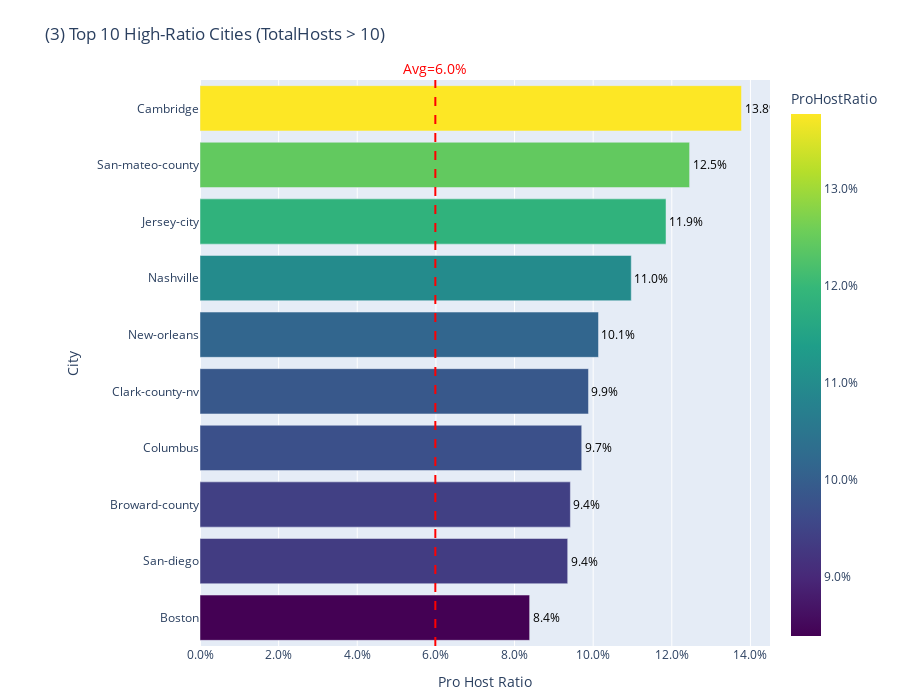

This figure's notebook cell:
### Code cell
city_stats_10 = city_stats[city_stats['NumTotalHosts'] > 10].copy()

city_stats_10.sort_values('ProHostRatio', ascending=False, inplace=True)

top10_city_ratio_10 = city_stats_10.head(10)

fig_city3 = px.bar(
    top10_city_ratio_10,
    x='ProHostRatio',
    y='City',
    orientation='h',
    title='(3) Top 10 High-Ratio Cities (TotalHosts > 10)',
    color='ProHostRatio',
    color_continuous_scale='Viridis',
    text='ProHostRatio'
)

fig_city3.update_layout(
    xaxis_title='Pro Host Ratio',
    yaxis_title='City',
    xaxis_tickformat='.1%',
    yaxis={'categoryorder': 'total ascending'},
    height=700,
    margin=dict(l=200, r=50, t=80, b=50),
    coloraxis_colorbar=dict(
        tickformat='.1%'
    )
)

fig_city3.update_traces(
    textposition='outside',
    texttemplate='%{text:.1%}',
    textfont=dict(color='black')
)


global_ratio_10 = city_stats_10['NumProfessionalHosts'].sum() / city_stats_10['NumTotalHosts'].sum()
fig_city3.add_vline(
    x=global_ratio_10,
    line_width=2,
    line_dash="dash",
    line_color="red",
    annotation_text=f"Avg={global_ratio_10:.1%}",
    annotation_position="top",
    annotation_font=dict(color="red", size=14)
)

fig_city3.show()

### Figure 1 — Plotly figure (JSON) as saved in the notebook; plotly's stock layout.template omitted (floating-point values rounded to 4 significant figures)
{"data": [{"hovertemplate": "ProHostRatio=%{marker.color}<br>City=%{y}<extra></extra>", "legendgroup": "", "marker": {"color": [0.1377, 0.1245, 0.1185, 0.1097, 0.1014, 0.0988, 0.09709, 0.0942, 0.09352, 0.08384], "coloraxis": "coloraxis", "pattern": {"shape": ""}}, "name": "", "orientation": "h", "showlegend": false, "text": [0.1377, 0.1245, 0.1185, 0.1097, 0.1014, 0.0988, 0.09709, 0.0942, 0.09352, 0.08384], "textfont": {"color": "black"}, "textposition": "outside", "texttemplate": "%{text:.1%}", "type": "bar", "x": [0.1377, 0.1245, 0.1185, 0.1097, 0.1014, 0.0988, 0.09709, 0.0942, 0.09352, 0.08384], "xaxis": "x", "y": ["Cambridge", "San-mateo-county", "Jersey-city", "Nashville", "New-orleans", "Clark-county-nv", "Columbus", "Broward-county", "San-diego", "Boston"], "yaxis": "y"}], "layout": {"annotations": [{"font": {"color": "red", "size": 14}, "showarrow": false, "text": "Avg=6.0%", "x": 0.05986, "xanchor": "center", "xref": "x", "y": 1, "yanchor": "bottom", "yref": "y domain"}], "barmode": "relative", "coloraxis": {"colorbar": {"tickformat": ".1%", "title": {"text": "ProHostRatio"}}, "colorscale": [[0, "#440154"], [0.1111, "#482878"], [0.2222, "#3e4989"], [0.3333, "#31688e"], [0.4444, "#26828e"], [0.5556, "#1f9e89"], [0.6667, "#35b779"], [0.7778, "#6ece58"], [0.8889, "#b5de2b"], [1, "#fde725"]]}, "height": 700, "legend": {"tracegroupgap": 0}, "margin": {"b": 50, "l": 200, "r": 50, "t": 80}, "shapes": [{"line": {"color": "red", "dash": "dash", "width": 2}, "type": "line", "x0": 0.05986, "x1": 0.05986, "xref": "x", "y0": 0, "y1": 1, "yref": "y domain"}], "title": {"text": "(3) Top 10 High-Ratio Cities (TotalHosts > 10)"}, "xaxis": {"anchor": "y", "domain": [0, 1], "tickformat": ".1%", "title": {"text": "Pro Host Ratio"}}, "yaxis": {"anchor": "x", "categoryorder": "total ascending", "domain": [0, 1], "title": {"text": "City"}}}}
